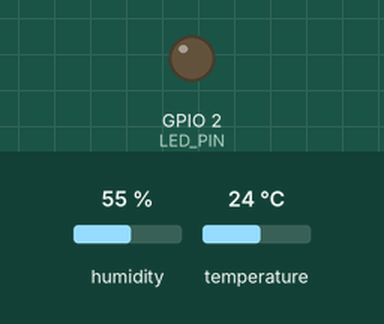
Simulated run of this sketch. Board: ESP32. Shown: output pins drawn as LEDs (lit = HIGH). Inputs (shaded band) come from the test bench; at power-on: humidity 55 %, temperature 24 °C. WiFi joins after 1.5 s; servers stay silent unless stated; uploads are accepted with an empty reply; what the sketch prints to the serial monitor is not drawn.

Above: at 6.1 s.
At 10.87 s:
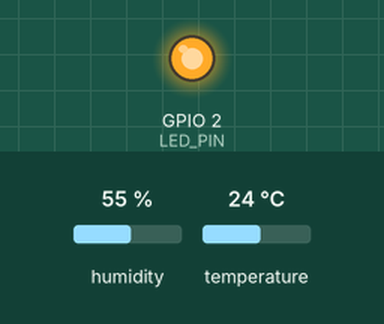
Timing chart, 0 to 15.0 s (numbered marks = the images above):
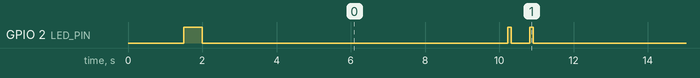

Measured:
- by itself, GPIO 2 (LED_PIN): repeats every 10.0 s: HIGH 0.10 s, LOW 0.50 s, HIGH 0.10 s, LOW 9.3 s
- by itself, everything shown: repeats every 10.0 s, in 4 steps

The sketch:

esp32_dht22_sensor.ino
```cpp
/*
  ESP32 + DHT22 IoT Sensor
  Sends temperature and humidity to AI-IoT Platform.

  Wiring:
    DHT22 DATA pin -> GPIO 4  (or change DHTPIN below)
    DHT22 VCC       -> 3.3V
    DHT22 GND       -> GND

  Instructions:
    1. Install libraries: DHT sensor library by Adafruit, Adafruit Unified Sensor
    2. Open http://localhost:8000 -> Devices tab -> "Add Real WiFi Sensor"
    3. Copy the Device ID and API Key into the fields below
    4. Set your WiFi SSID and password below
    5. Set PLATFORM_HOST to your PC's local IP (ipconfig on Windows)
    6. Flash to ESP32
*/

#include <WiFi.h>
#include <HTTPClient.h>
#include <DHT.h>

// ===== CONFIGURE THESE =====
const char* WIFI_SSID     = "D14";
const char* WIFI_PASSWORD = "delta0074";

const char* DEVICE_ID  = "wifi-89b8ac48";
const char* API_KEY    = "Ip3Fab91mwr2cDFFNmtH4lMw5FAI2O4n";

// IP of the machine running server_final.py
// If same WiFi, use local IP (run ipconfig, e.g. 192.168.x.x)
// If remote server, use its public IP
const char* PLATFORM_HOST = "10.136.134.249";
const int   PLATFORM_PORT = 8000;

#define DHTPIN 5          // GPIO pin connected to DHT22 data (D5)
#define DHTTYPE DHT22
#define SEND_INTERVAL 10  // seconds between readings

// Built-in LED on most ESP32 boards is GPIO 2
#define LED_PIN 2
// ============================

DHT dht(DHTPIN, DHTTYPE);

unsigned long lastSend = 0;

void setup() {
  Serial.begin(115200);
  pinMode(LED_PIN, OUTPUT);
  digitalWrite(LED_PIN, LOW);

  Serial.println("\n\nESP32 + DHT22 Sensor");
  Serial.print("Connecting to WiFi...");
  WiFi.begin(WIFI_SSID, WIFI_PASSWORD);

  int attempts = 0;
  while (WiFi.status() != WL_CONNECTED && attempts < 40) {
    delay(500);
    Serial.print(".");
    attempts++;
  }

  if (WiFi.status() == WL_CONNECTED) {
    Serial.println("\nWiFi connected");
    Serial.print("IP: ");
    Serial.println(WiFi.localIP());
    digitalWrite(LED_PIN, HIGH);
  } else {
    Serial.println("\nWiFi failed! Check credentials.");
  }

  dht.begin();
  Serial.println("DHT22 initialized");
  delay(500);
  digitalWrite(LED_PIN, LOW);
}

void loop() {
  // Reconnect WiFi if dropped
  if (WiFi.status() != WL_CONNECTED) {
    Serial.println("WiFi lost, reconnecting...");
    WiFi.disconnect();
    WiFi.reconnect();
    delay(5000);
    return;
  }

  unsigned long now = millis();
  if (now - lastSend < SEND_INTERVAL * 1000) {
    delay(100);
    return;
  }
  lastSend = now;

  float humidity = dht.readHumidity();
  float temperature = dht.readTemperature();

  if (isnan(humidity) || isnan(temperature)) {
    Serial.println("Failed to read DHT22");
    return;
  }

  Serial.print("Temp: "); Serial.print(temperature); Serial.print(" C  ");
  Serial.print("Humidity: "); Serial.print(humidity); Serial.println(" %");

  // Send temperature
  sendData(temperature, "temperature", "C");
  delay(200);
  // Send humidity
  sendData(humidity, "humidity", "%");
}

void sendData(float value, const char* sensorType, const char* unit) {
  HTTPClient http;
  char url[80];
  snprintf(url, sizeof(url), "http://%s:%d/api/v1/ingest", PLATFORM_HOST, PLATFORM_PORT);

  http.begin(url);
  http.addHeader("Content-Type", "application/json");
  http.addHeader("X-Device-Id", DEVICE_ID);
  http.addHeader("X-Device-Key", API_KEY);

  char body[120];
  snprintf(body, sizeof(body),
           "{\"value\":%.1f,\"sensor_type\":\"%s\",\"unit\":\"%s\"}",
           value, sensorType, unit);

  int code = http.POST(body);

  if (code == 200) {
    Serial.print("Sent "); Serial.print(sensorType);
    Serial.print(" -> HTTP ");
    Serial.println(code);
    blink(1);
  } else {
    Serial.print("Error "); Serial.print(sensorType);
    Serial.print(": HTTP ");
    Serial.println(code);
    blink(3);
  }
  http.end();
}

void blink(int times) {
  for (int i = 0; i < times; i++) {
    digitalWrite(LED_PIN, HIGH);
    delay(100);
    digitalWrite(LED_PIN, LOW);
    delay(100);
  }
}
```
